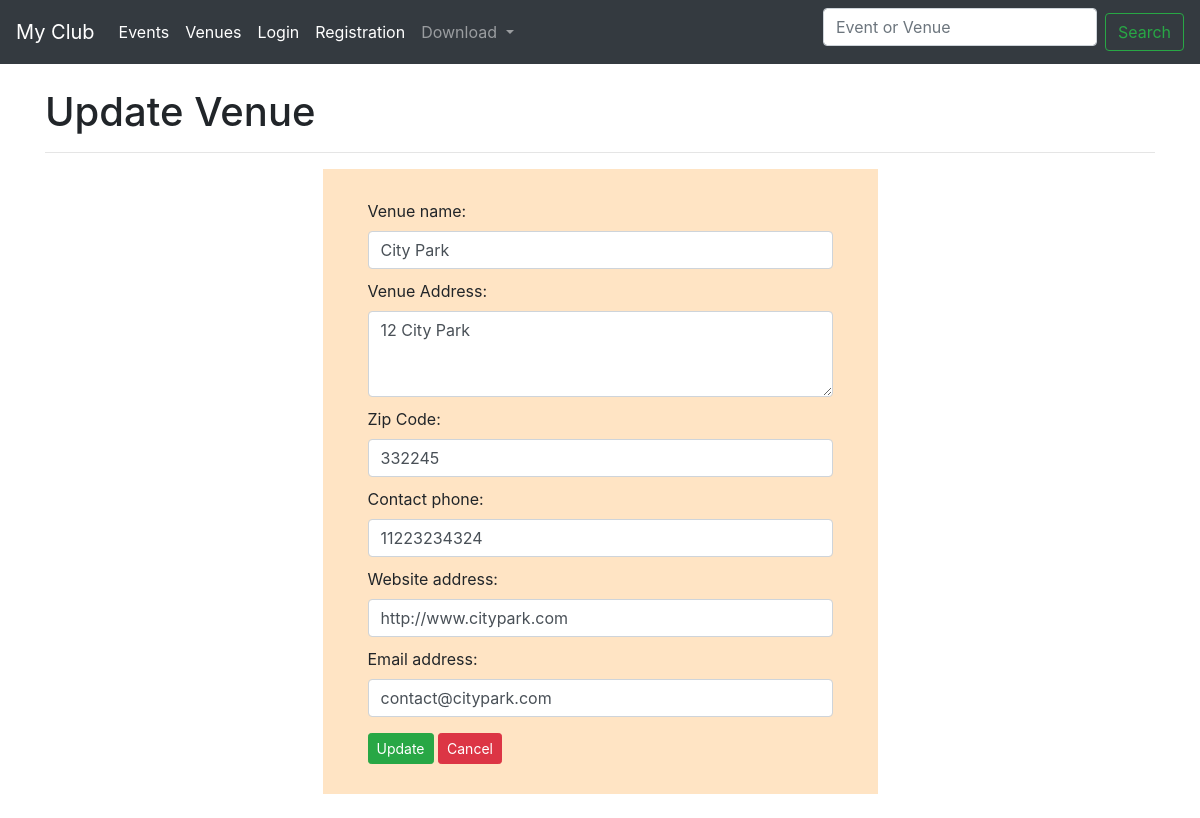
The app's page /update-venue/venuid-9/, older data.
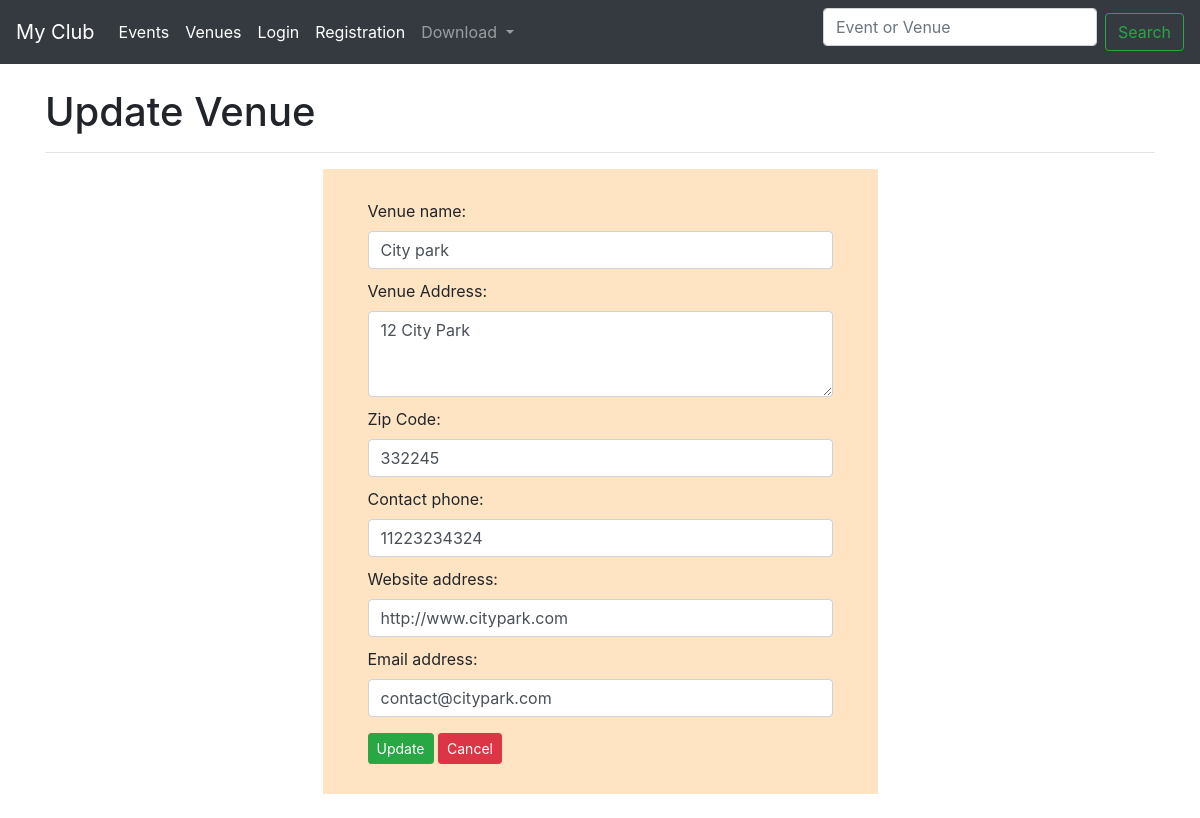
The same page, newer data.
### events/models.py (models this page shows, shortened)
class Venue(models.Model):
	name = models.CharField('Venue name', max_length=120)
	address = models.CharField(max_length=300)
	zip_code = models.CharField('Zip Code',max_length=10,blank=True)
	phone = models.CharField('Contact phone',max_length=15,blank=True)
	web = models.URLField('Website address', blank=True)
	email = models.EmailField('Email address',blank=True)

### events/views.py (the view)
# urls.py: path('update-venue/venuid-<venue_id>/', views.update_venue, name='update-venue'),
def update_venue(request, venue_id):
	venue = Venue.objects.get(pk=venue_id)
	form = VenueForm(request.POST or None, instance=venue)
	if form.is_valid():
		form.save()
		return redirect('list-venue')
	return render(request, 'events/update_venue.html',{'venue':venue,'form':form})

### events/forms.py
class VenueForm(ModelForm):
	class Meta:
		model = Venue
		fields = ('name','address','zip_code','phone','web','email')
		labels = {
			'address': "Venue Address"
		}
		widgets = {
			'name': forms.TextInput(attrs={'class':'form-control'}),
			'address': forms.Textarea(attrs={'class':'form-control input-lg','rows':'3'}),
			'zip_code': forms.TextInput(attrs={'class':'form-control'}),
			'phone': forms.TextInput(attrs={'class':'form-control'}),
			'web': forms.TextInput(attrs={'class':'form-control'}),
			'email': forms.TextInput(attrs={'class':'form-control'}),
		}

### events/templates/events/update_venue.html (shortened to what this page needs)
{% extends 'events/base.html' %}
    {% block content %}
    <h1>Update Venue</h1><hr>
        <div id=""  style="background-color:bisque;" class="col-lg-6 offset-lg-3">
      <form action="" method="POST" style="padding:30px;">
        <div class='form-group'>
          {{form.label_tag}} {{form|capfirst}}
        </div>
          <input type="submit" value="Update" class="btn btn-success btn-sm"> <span class="btn btn-danger btn-sm"> <a href="{% url 'list-venue' %}" style="color:white !important; text-decoration: none;">Cancel</a></span>
      </form>
        </div><br>
    {% endblock content %}

Row changes from the older to the newer data that the page shows:
changed Venue "12 City Park": name "City Park" → "City park"
